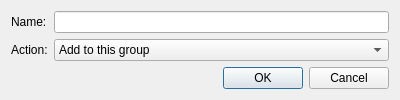
<?xml version="1.0" encoding="UTF-8"?>
<ui version="4.0">
 <class>GroupMemberDialog</class>
 <widget class="QDialog" name="GroupMemberDialog">
  <property name="geometry">
   <rect>
    <x>0</x>
    <y>0</y>
    <width>400</width>
    <height>100</height>
   </rect>
  </property>
  <property name="windowTitle">
   <string>Dialog</string>
  </property>
  <layout class="QFormLayout" name="formLayout">
   <item row="0" column="0">
    <widget class="QLabel" name="nameLabel">
     <property name="text">
      <string>Name:</string>
     </property>
    </widget>
   </item>
   <item row="0" column="1">
    <widget class="QLineEdit" name="nameLineEdit"/>
   </item>
   <item row="1" column="0">
    <widget class="QLabel" name="actionLabel">
     <property name="text">
      <string>Action:</string>
     </property>
    </widget>
   </item>
   <item row="1" column="1">
    <widget class="QComboBox" name="actionComboBox">
     <item>
      <property name="text">
       <string>Add to this group</string>
      </property>
     </item>
     <item>
      <property name="text">
       <string>Remove from this group</string>
      </property>
     </item>
    </widget>
   </item>
   <item row="2" column="0" colspan="2">
    <widget class="QDialogButtonBox" name="buttonBox">
     <property name="orientation">
      <enum>Qt::Horizontal</enum>
     </property>
     <property name="standardButtons">
      <set>QDialogButtonBox::Cancel|QDialogButtonBox::Ok</set>
     </property>
    </widget>
   </item>
  </layout>
 </widget>
 <resources/>
 <connections>
  <connection>
   <sender>buttonBox</sender>
   <signal>accepted()</signal>
   <receiver>GroupMemberDialog</receiver>
   <slot>accept()</slot>
   <hints>
    <hint type="sourcelabel">
     <x>248</x>
     <y>254</y>
    </hint>
    <hint type="destinationlabel">
     <x>157</x>
     <y>274</y>
    </hint>
   </hints>
  </connection>
  <connection>
   <sender>buttonBox</sender>
   <signal>rejected()</signal>
   <receiver>GroupMemberDialog</receiver>
   <slot>reject()</slot>
   <hints>
    <hint type="sourcelabel">
     <x>316</x>
     <y>260</y>
    </hint>
    <hint type="destinationlabel">
     <x>286</x>
     <y>274</y>
    </hint>
   </hints>
  </connection>
  <connection>
   <sender>buttonBox</sender>
   <signal>accepted()</signal>
   <receiver>GroupMemberDialog</receiver>
   <slot>submit()</slot>
   <hints>
    <hint type="sourcelabel">
     <x>199</x>
     <y>79</y>
    </hint>
    <hint type="destinationlabel">
     <x>199</x>
     <y>49</y>
    </hint>
   </hints>
  </connection>
 </connections>
 <slots>
  <slot>submit()</slot>
 </slots>
</ui>
